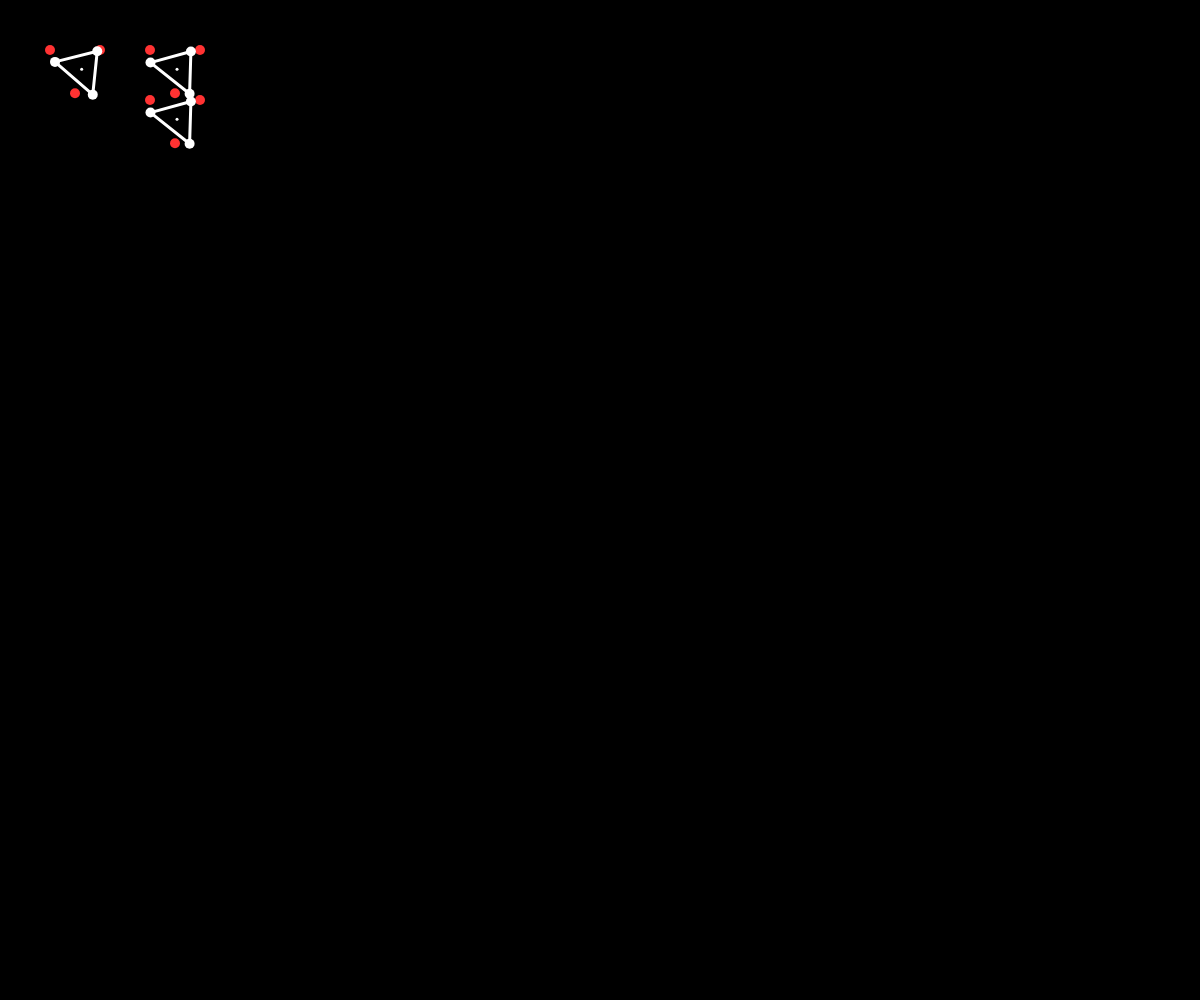
Frame 1 (no input)
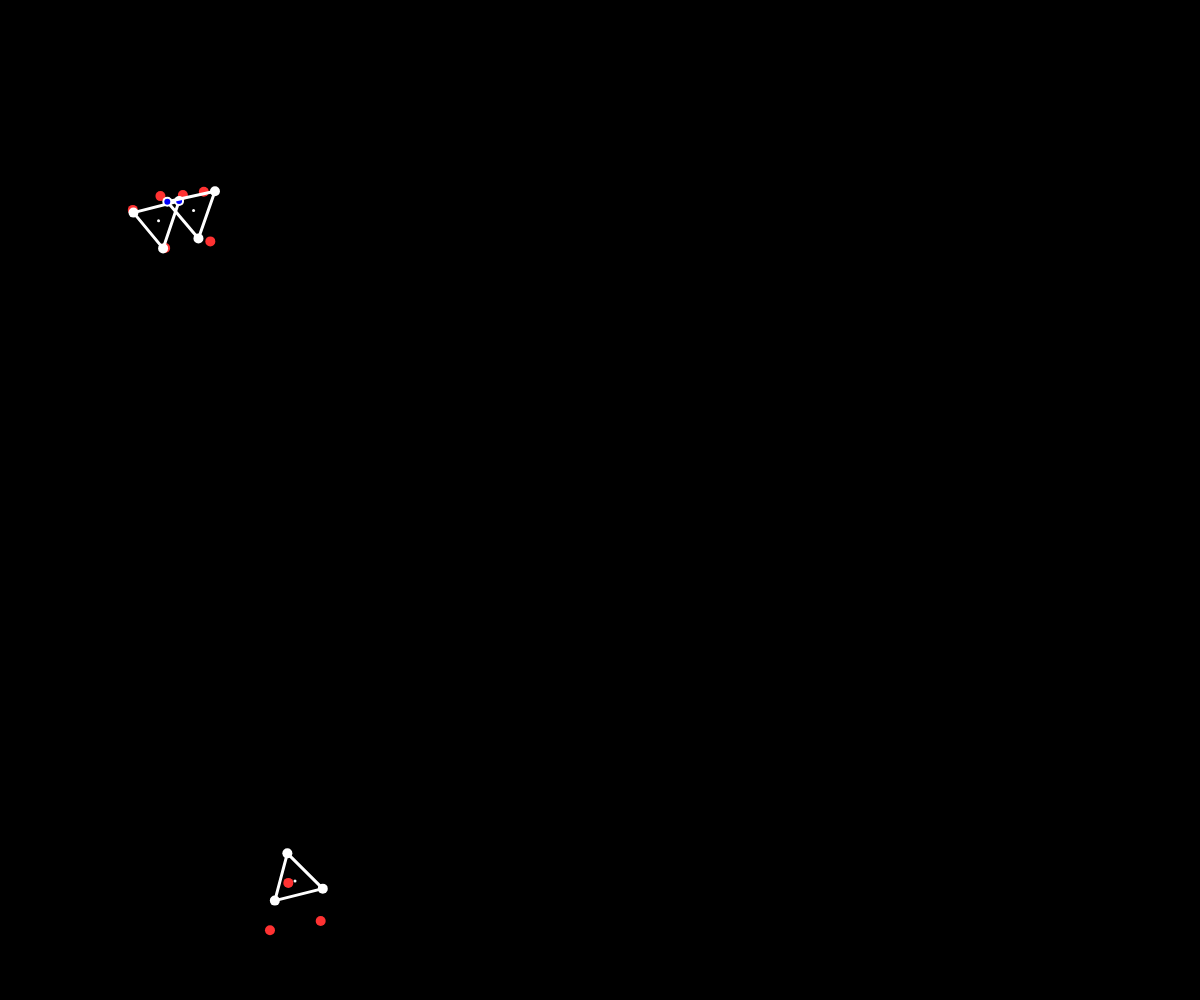
Frame 60 (no input)
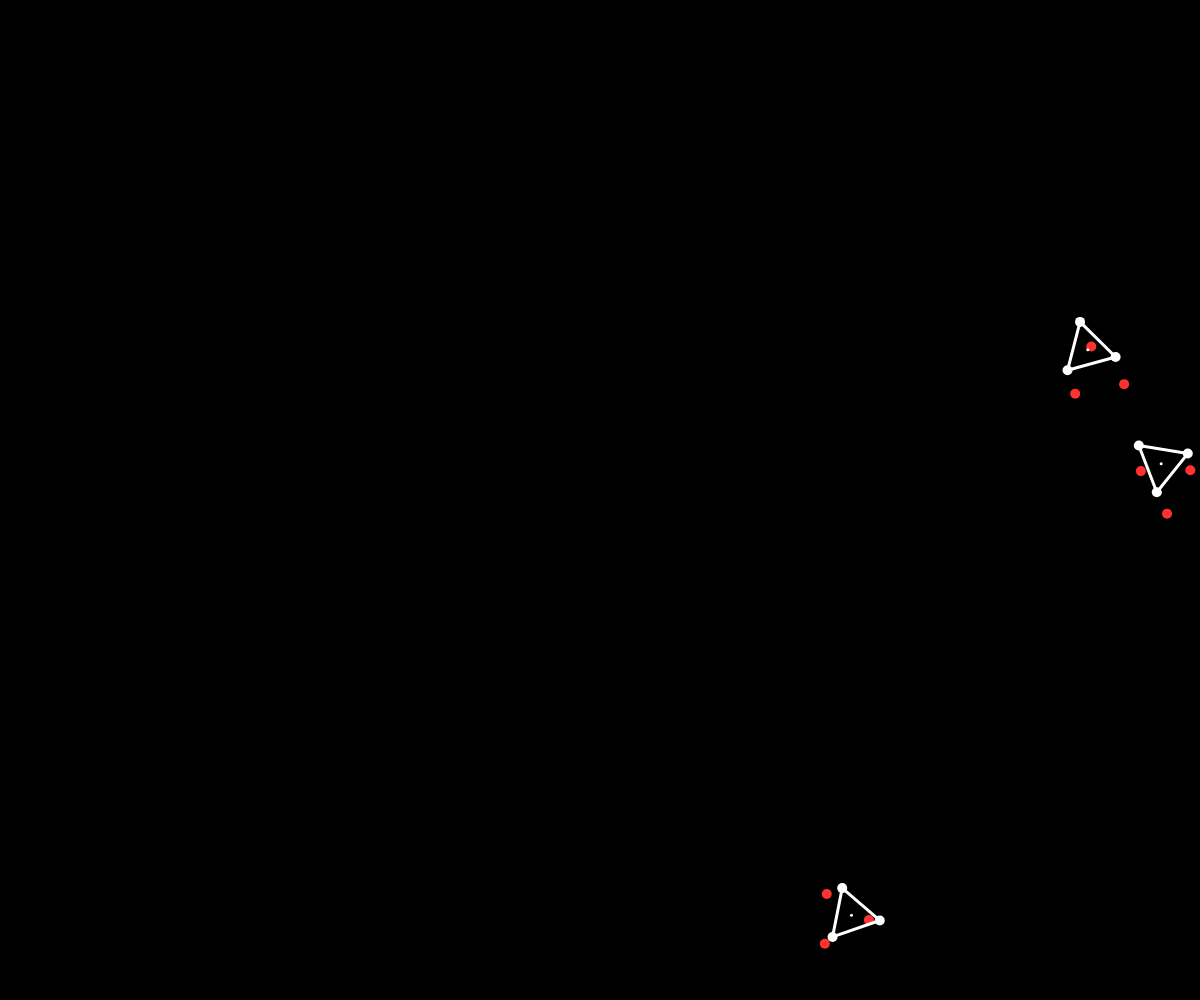
Frame 120 (the mouse pressed at the canvas centre since frame 60)

The p5.js sketch that drew these frames (run headless with seeded random() and noise() and a simulated clock; from frame 60 on, the mouse is pressed at the canvas centre):

// p5.js sketch
// ── sketch.js
let triangles = [];
let g0 = 0.4;
let gx=0, gy=0.4;
let restitution = 0.99;
let friction = 0.3;

let tolerance = 0.5;
let particle_radius = 5;

let accelerometer_x, accelerometer_y,accelerometer_z;

function setup(){
	createCanvas(windowWidth,windowHeight);
	frameRate(60);

	let p0 = new Particle(50,50,45,45);
	let p1 = new Particle(100,50,110,45);
	let p2 = new Particle(75,50+25*sqrt(3),50,90);

	let p3 = new Particle(150,50,155,45);
	let p4 = new Particle(200,50,212,45);
	let p5 = new Particle(175,50+25	*sqrt(3),152,90);

	let p6 = new Particle(150,100,155,95);
	let p7 = new Particle(200,100,212,95);
	let p8 = new Particle(175,100+25*sqrt(3),152,140);

	triangles[0] = new Triangle(p0,p1,p2);
	triangles[1] = new Triangle(p3,p4,p5);
	triangles[2] = new Triangle(p6,p7,p8);
}

function draw(){
	background(0);
	for (let i = 0; i < triangles.length; i++){
		let t = triangles[i];
		t.update();
		t.render();

		for (let j = 0; j < triangles.length; j++){
			if(j != i){
				for(let k = 0; k < t.particles.length; k++){
					let p = t.particles[k];
					if(triangles[j].pointInTriangle(p.x,p.y)){
						console.log("inside");
						stroke(0,0,255); strokeWeight(6);
						point( p.x, p.y);
						let vx = p.ox - p.x;
						let vy = p.oy - p.y;
						p.ox = p.x;
						p.oy = p.y;
						let limiter = 100;
						while(triangles[j].pointInTriangle(p.x,p.y) && limiter > 0){
							limiter -= 1;
							p.ox += vx;
							p.oy += vy;
							p.x += vx;
							p.y += vy;
						}
					}
				}
			}
		}

	}
	// if(triangles[0].pointInTriangle(mouseX, mouseY) ) console.log("inside 0");
	// if(triangles[1].pointInTriangle(mouseX, mouseY) ) console.log("inside 1");
	calculateG();
}

function calculateG(){
	gravity = sqrt(accelerometer_x*accelerometer_x + accelerometer_y*accelerometer_y + accelerometer_z*accelerometer_z);
	if(!isNaN(gravity)){
		gx = - accelerometer_x/gravity * g0;
		gy = accelerometer_y/gravity * g0;
	}
}

function mousePressed(){
	let forceFactor = 0.05;
	for(let i = 0; i < triangles.length; i++){
		triangles[i].applyForce(forceFactor, mouseX, mouseY)
	}
}

window.addEventListener('devicemotion', function(e) 
{
  accelerometer_x = parseFloat(e.accelerationIncludingGravity.x);
  accelerometer_y = parseFloat(e.accelerationIncludingGravity.y);
  accelerometer_z = parseFloat(e.accelerationIncludingGravity.z); 
});
// ── classes.js
class Particle{

	constructor(x, y, ox, oy){
		this.x = x; this.y = y; this.ox = ox; this.oy = oy;
	}

	update(){
		let vx = this.x - this.ox;
		let vy = this.y - this.oy;

	    if(abs(this.y - height + particle_radius) < tolerance) vx *= 1 - friction;
	    else if(abs(this.y + particle_radius) < tolerance) vx *= 1 - friction;
	    if(abs(this.x - width + particle_radius) < tolerance) vy *= 1 - friction;
	    else if(abs(this.x + particle_radius) < tolerance) vy *= 1 - friction;
	    
	    this.ox = this.x;
	    this.oy = this.y;
	    this.x += vx;
	    this.y += vy;
	    this.y += gy;
	    this.x += gx;
		}

		constra(){
		let vx = this.x - this.ox;
		let vy = this.y - this.oy;

		if(this.y > height - particle_radius){
			this.y = height - particle_radius;
			this.oy = this.y + vy * restitution;
		}
		else if(this.y < particle_radius){
			this.y = particle_radius;
			this.oy = this.y + vy * restitution;
		}
		if(this.x > width - particle_radius){
			this.x = width - particle_radius;
			this.ox = this.x + vx * restitution;
		}
		else if(this.x < particle_radius){
			this.x = particle_radius;
			this.ox = this.x + vx * restitution;
		}
	}

	render(){
		stroke(255); strokeWeight(particle_radius*2);
		point(this.x,this.y);
	}

	renderShadow(){
		stroke(255,50,50); strokeWeight(particle_radius*2);
		point(this.ox,this.oy);
	}

}

class Rod{

	constructor(p1, p2){
		this.p1 = p1; this.p2 = p2;
		this.len = dist(p1.x, p1.y, p2.x, p2.y);
	}

	update(){
		let dx = this.p1.x - this.p2.x;
		let dy = this.p1.y - this.p2.y;
		let dist = sqrt(dx*dx + dy*dy);
		let dl = this.len - dist;
		let offsetX = dx * dl/dist/2;
		let offsetY = dy * dl/dist/2;

		this.p1.x += offsetX;
		this.p1.y += offsetY;
		this.p2.x -= offsetX;
		this.p2.y -= offsetY;
	}

	render(){
		stroke(255); strokeWeight(3);
		line(this.p1.x, this.p1.y, this.p2.x, this.p2.y);
	}

	checkIntersect(relse){
		let x1 = this.p1.x; let y1 = this.p1.y;
		let x2 = this.p2.x; let y2 = this.p2.y;

		let x3 = relse.p1.x; let y3 = relse.p1.y;
		let x4 = relse.p2.x; let y4 = relse.p2.y;

		let ua = ( (x4-x3)*(y1-y3) - (y4-y3)*(x1-x3) )
		       / ( (y4-y3)*(x2-x1) - (x4-x3)*(y2-y1) );
		let ub = ( (x2-x1)*(y1-y3) - (y2-y1)*(x1-x3) )
		       / ( (y4-y3)*(x2-x1) - (x4-x3)*(y2-y1) )

		//true if ua,ub in [0,1]
		let ina = (0 <= ua) && (ua <= 1);
		let inb = (0 <= ub) && (ub <= 1);
		return (ina && inb);
	}
}

class Triangle{

	constructor(p1,p2,p3){
		this.particles = [p1,p2,p3];
		let r1 = new Rod(this.particles[0],this.particles[1]);
		let r2 = new Rod(this.particles[1],this.particles[2]);
		let r3 = new Rod(this.particles[2],this.particles[0]);
		this.rods = [r1,r2,r3];
		this.midx = 0;
		this.midy = 0;
	}

	update(){
		for (let i = 0; i < this.particles.length; i++){
			let p = this.particles[i];
			if(p !=  null){
				p.update();
				p.constra();
			}
		}
		for (let i = 0; i < this.rods.length; i++){
			let r = this.rods[i]
			if(r != null){
				r.update();
			}
		}
	}

	render(){
		for (let i = 0; i < this.particles.length; i++){
			let p = this.particles[i];
			if(p !=  null){
				p.renderShadow();
				p.render();
			}
		}
		for (let i = 0; i < this.rods.length; i++){
			let r = this.rods[i]
			if(r != null){
				r.render();
			}
		}

		let midx = 0, midy = 0;
		for (let i = 0; i < this.particles.length; i++){
			let p = this.particles[i];
			midx += p.x; midy += p.y;
		}
		midx /= 3; midy /= 3;
		this.midx = midx; this.midy = midy;
		point(this.midx,this.midy);	
	}

	applyForce(forceFactor, pX, pY){
		let dx = this.midx - pX;
		let dy = this.midy - pY;
		for (let i = 0; i < this.particles.length; i++){
			let p = this.particles[i];
			p.ox += dx * forceFactor;
			p.oy += dy * forceFactor;
		}
	}

	pointInTriangle(pX, pY){
		let p0X = this.particles[0].x;
		let p0Y = this.particles[0].y;
		let p1X = this.particles[1].x;
		let p1Y = this.particles[1].y;
		let p2X = this.particles[2].x;
		let p2Y = this.particles[2].y;

	    let s = p0Y*p2X - p0X*p2Y + (p2Y-p0Y)*pX + (p0X-p2X)*pY;
	    let t = p0X*p1Y - p0Y*p1X + (p0Y-p1Y)*pX + (p1X-p0X)*pY;

	    if ((s < 0) != (t < 0))
	        return false;

	    var A = -p1Y*p2X + p0Y*(p2X-p1X) + p0X*(p1Y-p2Y) + p1X*p2Y;

	    return A < 0 ?
	            (s <= 0 && s + t >= A) :
	            (s >= 0 && s + t <= A);
		}
}
